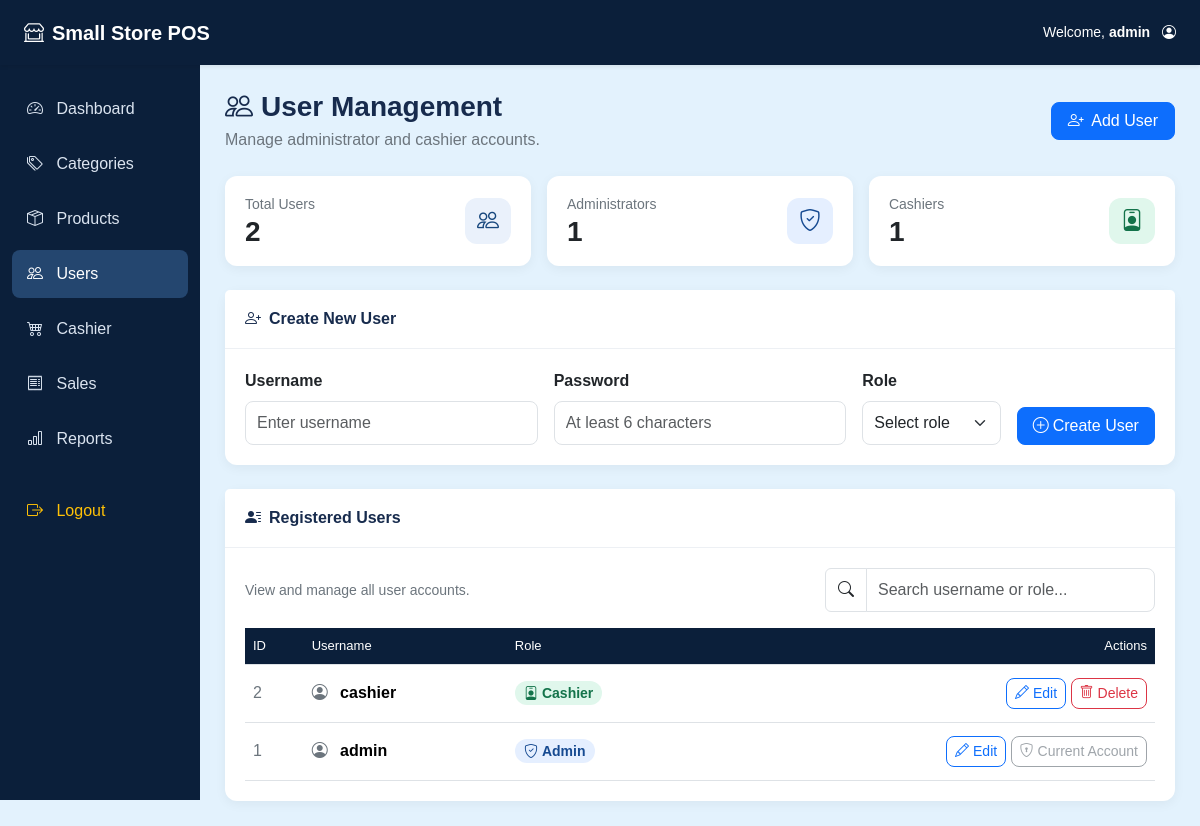
/users.php (signed in), run on the app's committed database.
### tables this page shows
CREATE TABLE `users` (
  `user_id` int(11) NOT NULL AUTO_INCREMENT,
  `username` varchar(50) NOT NULL,
  `password` varchar(255) NOT NULL,
  `role` varchar(20) NOT NULL,
  PRIMARY KEY (`user_id`)
);

### users.php (the view, shortened to what this page needs)
<?php
include "config.php";
$users = mysqli_query(
    $conn,
    "SELECT * FROM users ORDER BY user_id DESC"
);
$total_users = mysqli_num_rows($users);
$total_admins_result = mysqli_query(
    $conn,
    "SELECT COUNT(*) AS total FROM users WHERE role='Admin'"
);
$total_admins = mysqli_fetch_assoc($total_admins_result)['total'];
$total_cashiers_result = mysqli_query(
    $conn,
    "SELECT COUNT(*) AS total FROM users WHERE role='Cashier'"
);
$total_cashiers = mysqli_fetch_assoc($total_cashiers_result)['total'];
?>
<!DOCTYPE html>
<html lang="en">
    <head>
        <link href="https://cdn.jsdelivr.net/npm/bootstrap@5.3.3/dist/css/bootstrap.min.css" rel="stylesheet">
        <link rel="stylesheet" href="https://cdn.jsdelivr.net/npm/bootstrap-icons@1.11.3/font/bootstrap-icons.min.css">
        <link rel="stylesheet" href="css/style.css">
    </head>
    <body>
        <nav class="navbar navbar-dark topbar shadow-sm">
            <div class="container-fluid px-4">
                <a class="navbar-brand fw-bold" href="dashboard.php">
                    <i class="bi bi-shop-window me-2"></i>Small Store POS
                </a>
                <div class="text-white small">
                    Welcome, <strong><?php echo htmlspecialchars($_SESSION['username']); ?></strong>
                    <i class="bi bi-person-circle ms-2"></i>
                </div>
            </div>
        </nav>
        <div class="container-fluid">
            <div class="row">
                <div class="col-md-2 p-0">
                    <div class="sidebar">
                        <a href="dashboard.php">
                            <i class="bi bi-speedometer2"></i> Dashboard
                        </a>
                        <a href="categories.php">
                            <i class="bi bi-tags"></i> Categories
                        </a>
                        <a href="products.php">
                            <i class="bi bi-box-seam"></i> Products
                        </a>
                        <a href="users.php" class="active">
                            <i class="bi bi-people"></i> Users
                        </a>
                        <a href="cashier.php">
                            <i class="bi bi-cart4"></i> Cashier
                        </a>
                        <a href="sales.php">
                            <i class="bi bi-receipt"></i> Sales
                        </a>
                        <a href="reports.php">
                            <i class="bi bi-bar-chart"></i> Reports
                        </a>
                        <a href="logout.php" class="text-warning mt-4">
                            <i class="bi bi-box-arrow-right"></i> Logout
                        </a>
                    </div>
                </div>
                <div class="col-md-10 main-content">
                    <div class="d-flex flex-wrap justify-content-between align-items-center gap-2 mb-4">
                        <div>
                            <h3 class="page-title mb-1">
                                <i class="bi bi-people me-2"></i>User Management
                            </h3>
                            <div class="text-secondary">
                                Manage administrator and cashier accounts.
                            </div>
                        </div>
                        <button class="btn btn-primary px-3" type="button" data-bs-toggle="collapse" data-bs-target="#addUserForm"> <i class="bi bi-person-plus me-1"></i> Add User</button>
                    </div>
                    <div class="row g-3 mb-4">
                        <div class="col-xl-4 col-sm-6">
                            <div class="summary-card d-flex justify-content-between align-items-center">
                                <div>
                                    <div class="text-secondary small">Total Users</div>
                                    <h3 class="fw-bold mb-0">
                                        <?php echo $total_users; ?>
                                    </h3>
                                </div>
                                <div class="summary-icon" style="background:#eaf1fb;color:#17477d;">
                                    <i class="bi bi-people"></i>
                                </div>
                            </div>
                        </div>
                        <div class="col-xl-4 col-sm-6">
                            <div class="summary-card d-flex justify-content-between align-items-center">
                                <div>
                                    <div class="text-secondary small">Administrators</div>
                                    <h3 class="fw-bold mb-0">
                                        <?php echo $total_admins; ?>
                                    </h3>
                                </div>
                                <div class="summary-icon" style="background:#e5efff;color:#164a91;">
                                    <i class="bi bi-shield-check"></i>
                                </div>
                            </div>
                        </div>
                        <div class="col-xl-4 col-sm-6">
                            <div class="summary-card d-flex justify-content-between align-items-center">
                                <div>
                                    <div class="text-secondary small">Cashiers</div>
                                    <h3 class="fw-bold mb-0">
                                        <?php echo $total_cashiers; ?>
                                    </h3>
                                </div>
                                <div class="summary-icon" style="background:#e0f7ec;color:#13734a;">
                                    <i class="bi bi-person-badge"></i>
                                </div>
                            </div>
                        </div>
                    </div>
                    <div class="content-card card mb-4 collapse show" id="addUserForm">
                        <div class="card-header">
                            <i class="bi bi-person-plus me-2"></i>Create New User
                        </div>
                        <div class="card-body">
                            <form method="POST" class="row g-3">
                                <div class="col-lg-4 col-md-6">
                                    <label class="form-label fw-semibold">Username</label>
                                    <input type="text" name="username" class="form-control" placeholder="Enter username" required>
                                </div>
                                <div class="col-lg-4 col-md-6">
                                    <label class="form-label fw-semibold">Password</label>
                                    <input type="password" name="password" class="form-control" placeholder="At least 6 characters" minlength="6" required>
                                </div>
                                <div class="col-lg-2 col-md-6">
                                    <label class="form-label fw-semibold">Role</label>
                                    <select name="role" class="form-select" required>
                                        <option value="">Select role</option>
                                    </select>
                                </div>
                                <div class="col-lg-2 col-md-6 d-flex align-items-end">
                                    <button type="submit" name="add" class="btn btn-primary w-100">
                                        <i class="bi bi-plus-circle me-1"></i>Create User
                                    </button>
                                </div>
                            </form>
                        </div>
                    </div>
                    <div class="content-card card">
                        <div class="card-header">
                            <i class="bi bi-person-lines-fill me-2"></i>Registered Users
                        </div>
                        <div class="card-body">
                            <div class="d-flex flex-wrap justify-content-between align-items-center gap-3 mb-3">
                                <div class="text-secondary small">
                                    View and manage all user accounts.
                                </div>
                                <div class="input-group" style="max-width:330px;">
                                    <span class="input-group-text bg-white">
                                        <i class="bi bi-search"></i>
                                    </span>
                                    <input type="text" id="userSearch" class="form-control" placeholder="Search username or role...">
                                </div>
                            </div>
                            <div class="table-responsive">
                                <table class="table table-hover align-middle mb-0" id="usersTable">
                                    <thead>
                                        <tr>
                                            <th>ID</th>
                                            <th>Username</th>
                                            <th>Role</th>
                                            <th class="text-end">Actions</th>
                                        </tr>
                                    </thead>
                                    <tbody>
                                        <?php while ($row = mysqli_fetch_assoc($users)) { ?>
                                            <tr>
                                                <td class="text-secondary">
                                                    <?php echo (int)$row['user_id']; ?>
                                                </td>
                                                <td>
                                                    <i class="bi bi-person-circle text-secondary me-2"></i>
                                                    <strong>
                                                        <?php echo htmlspecialchars($row['username']); ?>
                                                    </strong>
                                                </td>
                                                <td>
                                                    <?php if ($row['role'] == "Admin") { ?>
                                                        <span class="badge rounded-pill role-admin">
                                                            <i class="bi bi-shield-check me-1"></i>Admin
                                                        </span>
                                                    <?php } else { ?>
                                                        <span class="badge rounded-pill role-cashier">
                                                            <i class="bi bi-person-badge me-1"></i>Cashier
                                                        </span>
                                                    <?php } ?>
                                                </td>
                                                <td class="text-end text-nowrap">
                                                    <a
                                                        href="users.php?edit=<?php echo (int)$row['user_id']; ?>"
                                                        class="btn btn-sm btn-outline-primary">
                                                        <i class="bi bi-pencil me-1"></i>Edit
                                                    </a>
                                                    <?php if ($row['username'] != $_SESSION['username']) { ?>
                                                        <a
                                                            href="users.php?delete=<?php echo (int)$row['user_id']; ?>"
                                                            class="btn btn-sm btn-outline-danger"
                                                            onclick="return confirm('Are you sure you want to delete this user?');">
                                                            <i class="bi bi-trash me-1"></i>Delete
                                                        </a>
                                                    <?php } else { ?>
                                                        <button
                                                            type="button"
                                                            class="btn btn-sm btn-outline-secondary"
                                                            disabled>
                                                            <i class="bi bi-shield-lock me-1"></i>Current Account
                                                        </button>
                                                    <?php } ?>
                                                </td>
                                            </tr>
                                        <?php } ?>
                                    </tbody>
                                </table>
                            </div>
                        </div>
                    </div>
                </div>
            </div>
        </div>
    </body>
</html>

### css/style.css (style rules this page uses)
body { background:#f5f5f5; }
.card { margin-top:20px; border-radius:10px; }
.card-header { font-weight:bold; }
.table { background:white; }
.btn { border-radius:5px; }
h2,h3,h4,h5 { font-weight:bold; }
.badge { font-size:14px; }

### users.php (style rules this page uses)
body { background: #e3f2fd; font-family: Arial, sans-serif; }
.topbar { background: #0b1f3a; min-height: 65px; }
.sidebar { background: #0b1f3a; min-height: calc(100vh - 65px); padding: 20px 12px; }
.sidebar a { display: block; color: #dbe4f0; text-decoration: none; padding: 12px 15px; margin-bottom: 7px; border-radius: 8px; transition: 0.2s; }
.sidebar a:hover, .sidebar a.active { background: #24466f; color: white; }
.sidebar a i { margin-right: 9px; }
.main-content { padding: 25px; }
.page-title { color: #172b4d; font-weight: bold; }
.summary-card, .content-card { background: white; border: none; border-radius: 12px; box-shadow: 0 3px 12px rgba(0, 0, 0, 0.05); }
.summary-card { padding: 18px 20px; height: 100%; }
.summary-icon { width: 46px; height: 46px; display: flex; align-items: center; justify-content: center; border-radius: 12px; font-size: 22px; }
.content-card .card-header { background: white; border-bottom: 1px solid #edf0f4; padding: 17px 20px; font-weight: bold; color: #172b4d; }
.content-card .card-body { padding: 20px; }
.form-control, .form-select { border-radius: 8px; padding: 9px 11px; }
.btn { border-radius: 8px; }
.table thead th { background: #0b1f3a; color: white; font-size: 13px; font-weight: 500; white-space: nowrap; }
.table td { vertical-align: middle; padding-top: 13px; padding-bottom: 13px; }
.role-admin { background: #e5efff; color: #164a91; }
.role-cashier { background: #e0f7ec; color: #13734a; }

### data on the page
users: user_id "2", username "cashier", role "Cashier" (drawn)
users: user_id "1", username "admin", role "Admin" (drawn), shows "Current Account"

### other printed values
$_SESSION['username'] "admin"
$total_users "2"
$total_admins "1"
$total_cashiers "1"
